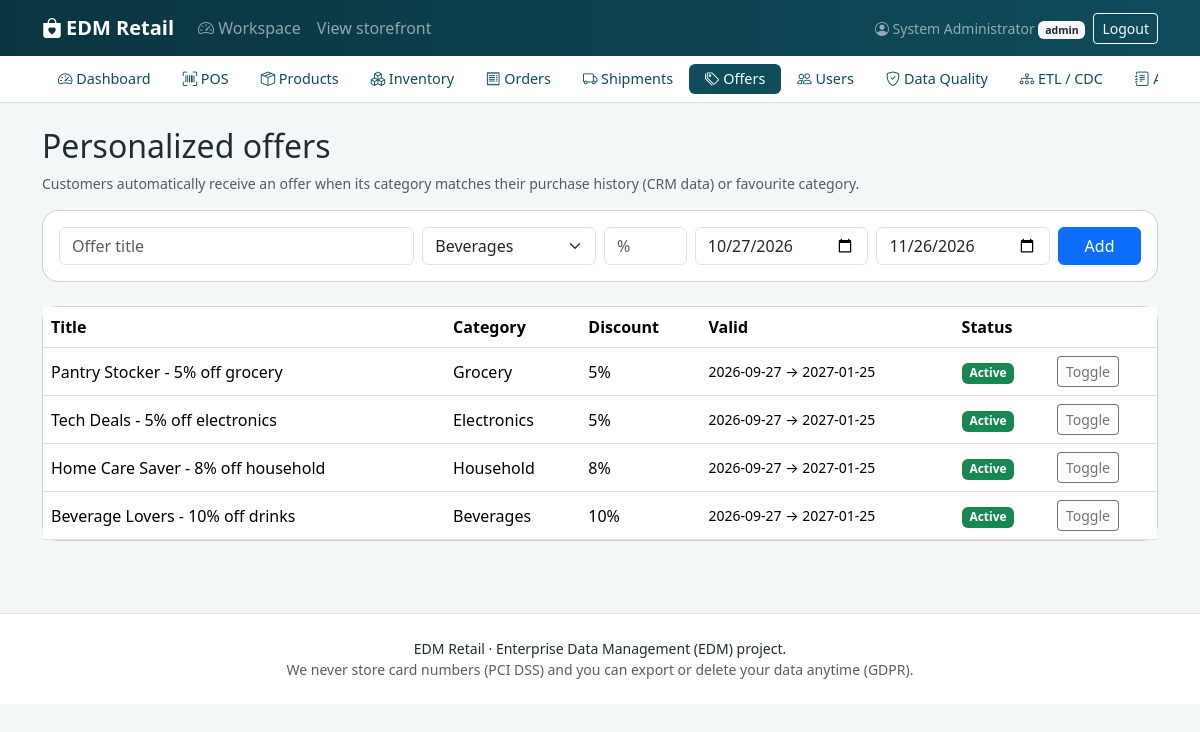
Page /admin/offers.php (signed in) on the committed database.
### tables this page shows
CREATE TABLE offers (                          
  id               INT AUTO_INCREMENT PRIMARY KEY,
  title            VARCHAR(150) NOT NULL,
  category_id      INT NOT NULL,
  discount_percent DECIMAL(5,2) NOT NULL,
  valid_from       DATE NOT NULL,
  valid_to         DATE NOT NULL,
  is_active        TINYINT(1) NOT NULL DEFAULT 1,
  FOREIGN KEY (category_id) REFERENCES categories(id)
);

CREATE TABLE categories (
  id   INT AUTO_INCREMENT PRIMARY KEY,
  name VARCHAR(80) NOT NULL UNIQUE
);

### includes/functions.php (called while the page is built, shortened)
<?php
function e($v): string { return htmlspecialchars((string)$v, ENT_QUOTES, 'UTF-8'); }

### admin/offers.php (the view, shortened to what this page needs)
<?php
$pdo = db();
$cats = $pdo->query('SELECT * FROM categories ORDER BY name')->fetchAll();
$list = $pdo->query('SELECT o.*, c.name cat FROM offers o JOIN categories c ON c.id=o.category_id ORDER BY o.id DESC')->fetchAll();
require __DIR__ . '/../includes/header.php';
require __DIR__ . '/../includes/staff_nav.php';
?>
<div class="container py-4">
  <h2>Personalized offers</h2>
  <p class="text-muted small">Customers automatically receive an offer when its category matches their purchase history (CRM data) or favourite category.</p>
  <div class="card card-body mb-4"><form method="post" class="row g-2"><?= csrf_field() ?><input type="hidden" name="action" value="create">
    <div class="col-md-4"><input name="title" class="form-control" placeholder="Offer title" required></div>
    <div class="col-md-2"><select name="category_id" class="form-select"><?php foreach ($cats as $c): ?><option value="<?= $c['id'] ?>"><?= e($c['name']) ?></option><?php endforeach; ?></select></div>
    <div class="col-md-1"><input type="number" step="0.5" name="discount_percent" class="form-control" placeholder="%" required></div>
    <div class="col-md-2"><input type="date" name="valid_from" class="form-control" value="<?= date('Y-m-d') ?>" required></div>
    <div class="col-md-2"><input type="date" name="valid_to" class="form-control" value="<?= date('Y-m-d', strtotime('+30 day')) ?>" required></div>
    <div class="col-md-1"><button class="btn btn-primary w-100">Add</button></div></form></div>
  <div class="card"><table class="table mb-0"><thead><tr><th>Title</th><th>Category</th><th>Discount</th><th>Valid</th><th>Status</th><th></th></tr></thead><tbody>
    <?php foreach ($list as $o): ?><tr><td><?= e($o['title']) ?></td><td><?= e($o['cat']) ?></td><td><?= (float)$o['discount_percent'] ?>%</td><td class="small"><?= e($o['valid_from']) ?> &rarr; <?= e($o['valid_to']) ?></td>
      <td><?= $o['is_active'] ? '<span class="badge text-bg-success">Active</span>' : '<span class="badge text-bg-secondary">Off</span>' ?></td>
      <td><form method="post"><button class="btn btn-sm btn-outline-secondary">Toggle</button></form></td></tr><?php endforeach; ?>
  </tbody></table></div>
</div>
<?php require __DIR__ . '/../includes/footer.php'; ?>

### assets/css/style.css (style rules this page uses)
:root { --brand:#0f4c5c; --brand-dark:#0a3540; --accent:#f4a261; --soft:#f4f7f8; }
body { background: var(--soft); color:#1f2d33; }
.card { border-radius:1rem; }
.table > :not(caption) > * > * { vertical-align: middle; }

### rows in the picture
offers: title "Pantry Stocker - 5% off grocery", category.name "Grocery", discount_percent "5", valid_from "2026-09-27", valid_to "2027-01-25", is_active "Active"
offers: title "Tech Deals - 5% off electronics", category.name "Electronics", discount_percent "5", valid_from "2026-09-27", valid_to "2027-01-25", is_active "Active"
offers: title "Home Care Saver - 8% off household", category.name "Household", discount_percent "8", valid_from "2026-09-27", valid_to "2027-01-25", is_active "Active"
offers: title "Beverage Lovers - 10% off drinks", category.name "Beverages", discount_percent "10", valid_from "2026-09-27", valid_to "2027-01-25", is_active "Active"

### other values in the picture
APP_NAME "EDM Retail"
$u['name'] "System Administrator"
$u['role'] "admin"
$label "Dashboard"
$label "POS"
$label "Products"
$label "Inventory"
$label "Orders"
$label "Shipments"
$label "Offers"
$label "Users"
$label "Data Quality"
$label "ETL / CDC"
form field category_id "Beverages"
